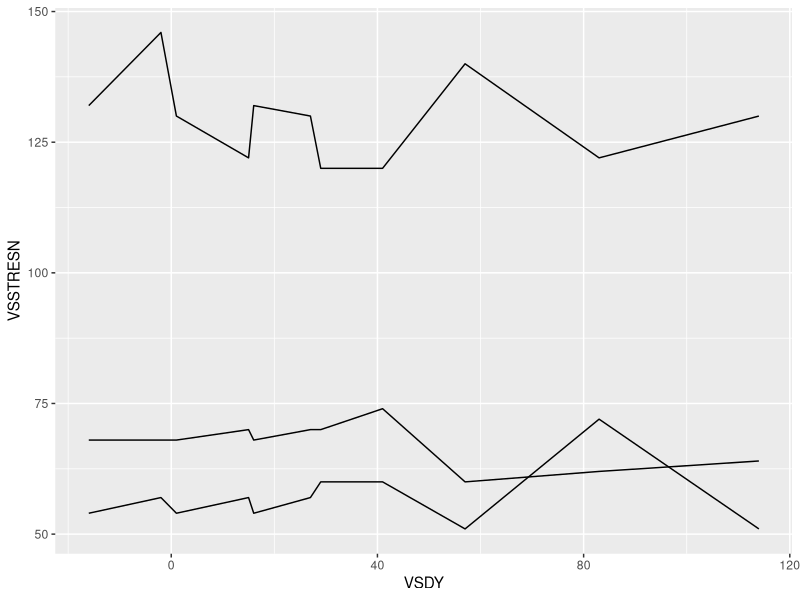
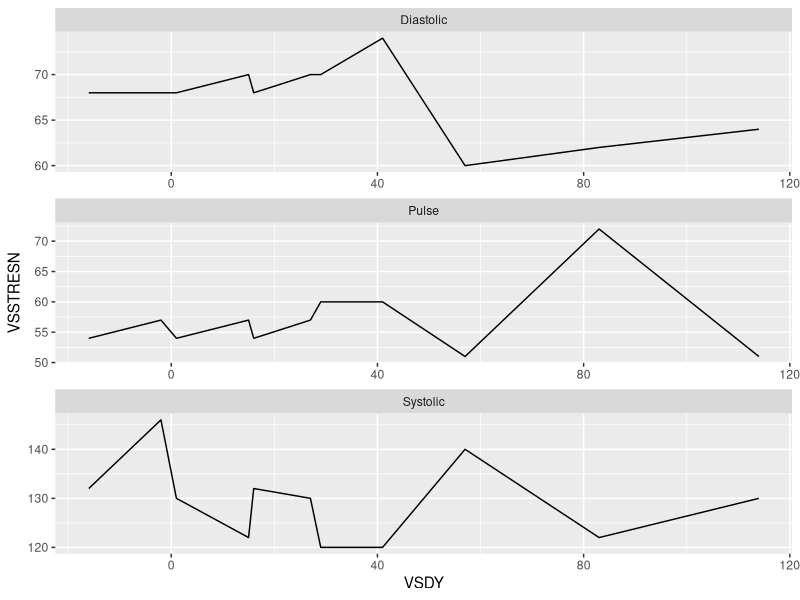
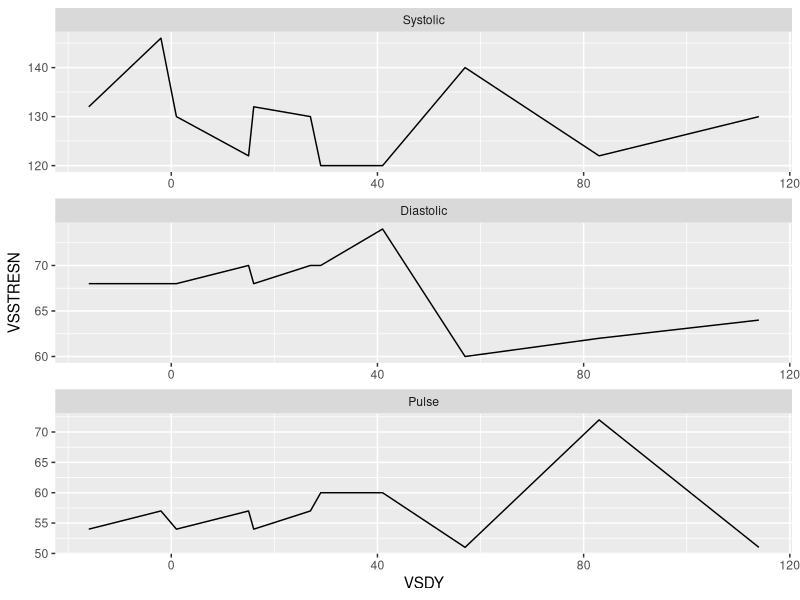
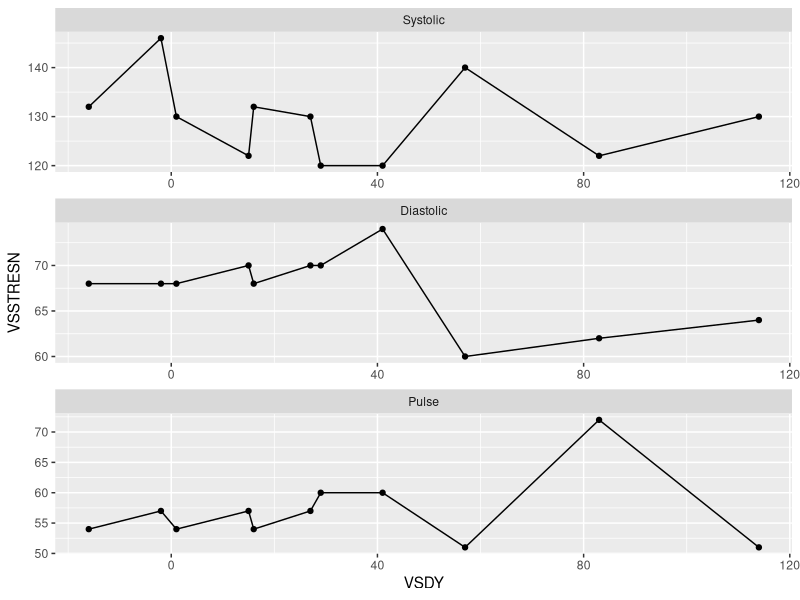
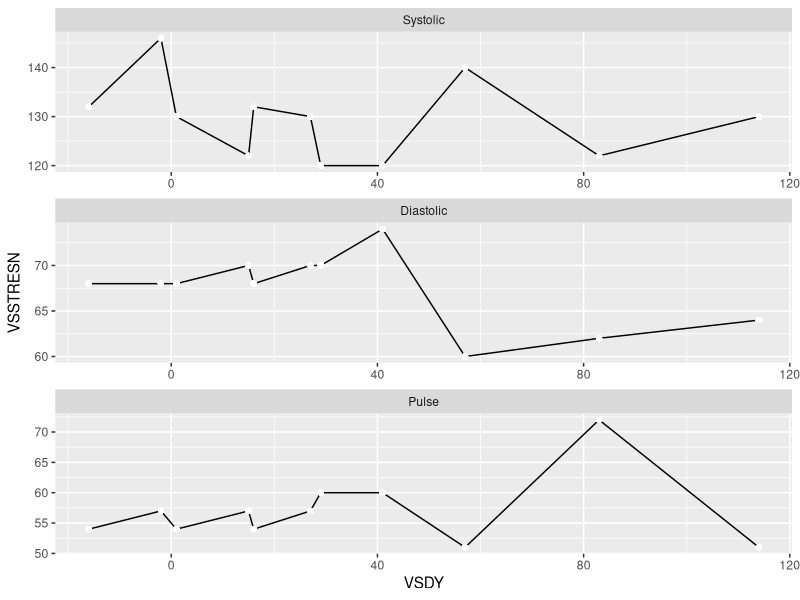
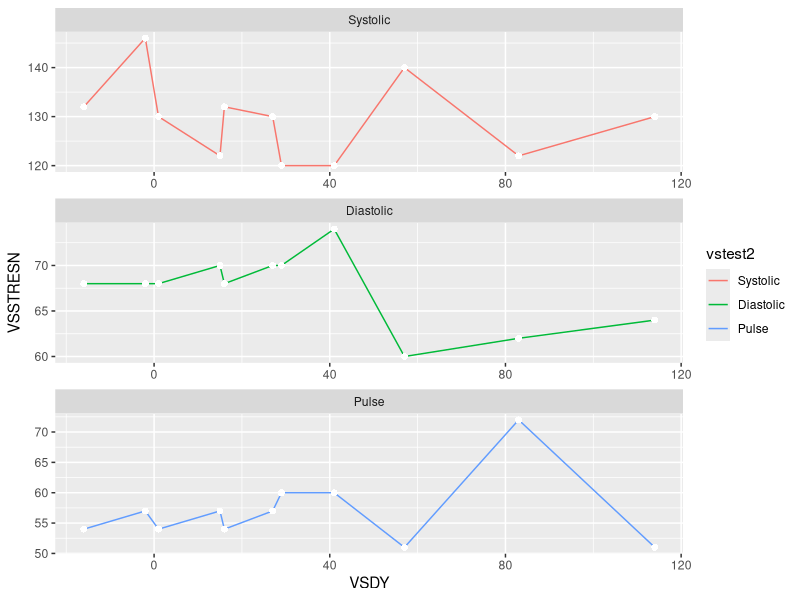
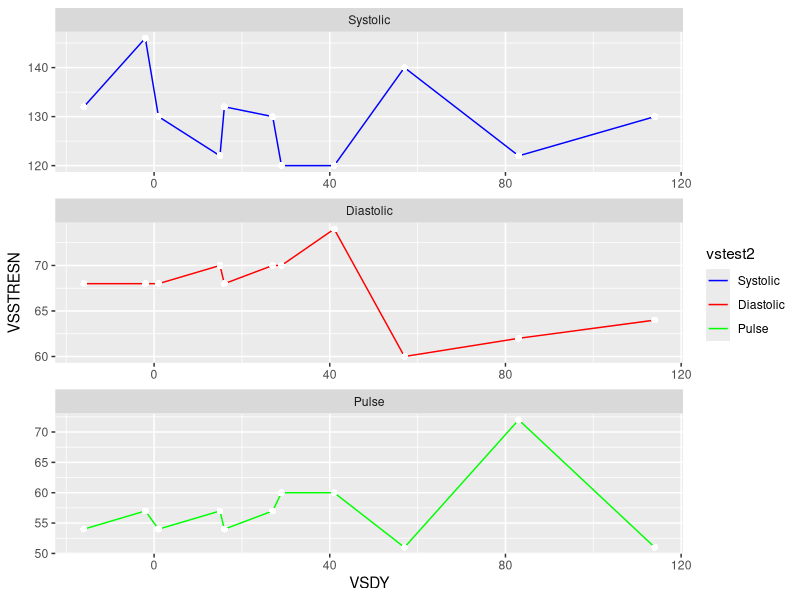
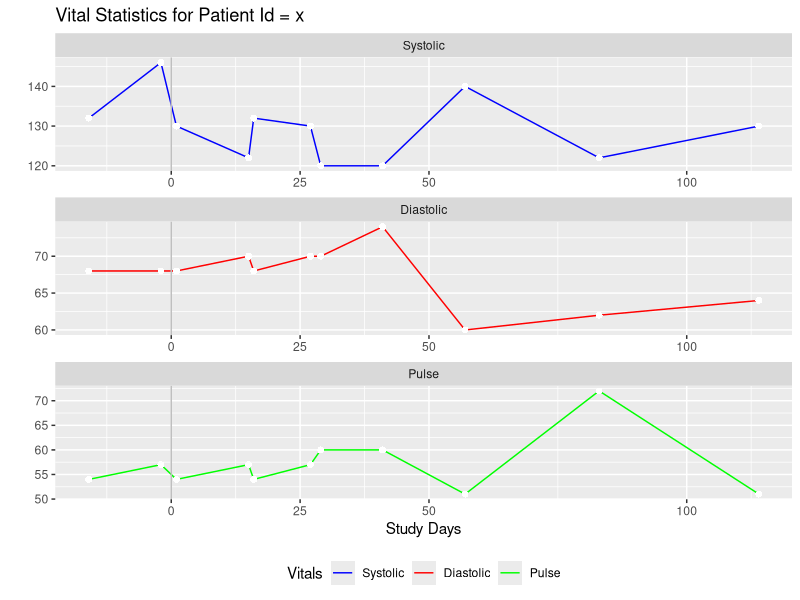

Recreate these plots in R, in order.
library(tidyverse)
library(ggplot2)

# Einlesen der Rohdaten aus dem Programm heraus.
CSV_text_string = "VSSTRESN, VSDY, vstest2, id
68, -16, 'Diastolic', 2
68, -2, 'Diastolic', 2
68, 1, 'Diastolic', 2
70, 15, 'Diastolic', 2
68, 16, 'Diastolic', 2
70, 27, 'Diastolic', 2
70, 29, 'Diastolic', 2
74, 41, 'Diastolic', 2
60, 57, 'Diastolic', 2
62, 83, 'Diastolic', 2
64, 114, 'Diastolic', 2
54, -16, 'Pulse', 3
57, -2, 'Pulse', 3
54, 1, 'Pulse', 3
57, 15, 'Pulse', 3
54, 16, 'Pulse', 3
57, 27, 'Pulse', 3
60, 29, 'Pulse', 3
60, 41, 'Pulse', 3
51, 57, 'Pulse', 3
72, 83, 'Pulse', 3
51, 114, 'Pulse', 3
132, -16, 'Systolic', 1
146, -2, 'Systolic', 1
130, 1, 'Systolic', 1
122, 15, 'Systolic', 1
132, 16, 'Systolic', 1
130, 27, 'Systolic', 1
120, 29, 'Systolic', 1
120, 41, 'Systolic', 1
140, 57, 'Systolic', 1
122, 83, 'Systolic', 1
130, 114, 'Systolic', 1
"

df = read.csv(text = CSV_text_string, header = TRUE, quote = "\'")
df$vstest2 <- trimws(df$vstest2)
head(df)
table(df$vstest2)

# Simpler Beginn und schrittweiser Aufbau.
plt <- ggplot(data = df, aes(x = VSDY, y = VSSTRESN, group = vstest2)) +
  geom_line() 
plt

# Gruppierung in unterschiedliche Zeichenflächen mit facet_wrap().
plt <- ggplot(data = df, aes(x = VSDY, y = VSSTRESN)) +
  geom_line() +
  facet_wrap(vstest2~., scales = "free", dir = "v")

plt

# Zur angepassten Sortierung werden die Strings der Labels in Faktoren umgewandelt.
df2 <- df
df2$vstest2 <- factor(df$vstest2, levels =  c("Systolic", "Diastolic", "Pulse"))
head(df2)
plt <- ggplot(data = df2, aes(x = VSDY, y = VSSTRESN)) +
  geom_line() +
  facet_wrap(vstest2~., scales = "free", dir = "v")

plt

# Punkte ergänzt
plt <- ggplot(data = df2, aes(x = VSDY, y = VSSTRESN)) +
  geom_line() +
  geom_point() +
  facet_wrap(vstest2~., scales = "free", dir = "v") 
plt

# Punkte benutzerdefiniert formatiert
# https://www.datanovia.com/en/blog/ggplot-point-shapes-best-tips/
plt <- ggplot(data = df2, aes(x = VSDY, y = VSSTRESN)) +
  geom_line() +
  geom_point(shape = 16, size = 2, color = "white") +
  facet_wrap(vstest2~., scales = "free", dir = "v") 
plt

# Linien farbig.
plt <- ggplot(data = df2, aes(x = VSDY, y = VSSTRESN, color = vstest2)) +
  geom_line() +
  geom_point(shape = 16, size = 2, color = "white") +
  facet_wrap(vstest2~., scales = "free", dir = "v") 
plt

# Linien benutzerdefiniert coloriert.
# http://www.sthda.com/english/wiki/ggplot2-colors-how-to-change-colors-automatically-and-manually
plt <- ggplot(data = df2, aes(x = VSDY, y = VSSTRESN, color = vstest2)) +
  geom_line() +
  geom_point(shape = 16, size = 2, color = "white") +
  facet_wrap(vstest2~., scales = "free", dir = "v") +
  scale_color_manual(breaks = c("Systolic", "Diastolic", "Pulse"),
                     values=c("blue", "red", "green"))
plt

# Beschriftungen und Lokalisation von Achsen und Legende anpassen
# Referenzlinie einzeichnen
# http://www.sthda.com/english/wiki/
# ggplot2-legend-easy-steps-to-change-the-position-and-the-appearance-of-a-graph-legend-in-r-software
# https://stackoverflow.com/questions/14622421/how-to-change-legend-title-in-ggplot

plt <- ggplot(data = df2, aes(x = VSDY, y = VSSTRESN, color = vstest2)) +
  geom_line() +
  geom_point(shape = 16, size = 2, color = "white") +
  geom_vline(xintercept = 0, color = "grey") +
  facet_wrap(vstest2~., scales = "free", dir = "v") +
  labs(color = "Vitals") +
  scale_color_manual(breaks = c("Systolic", "Diastolic", "Pulse"),
                     values=c("blue", "red", "green")) + 
  theme(legend.position="bottom") +
  scale_x_continuous(breaks = c(0, 25, 50, 100)) +
  xlab("Study Days") +
  ylab("") + 
  ggtitle("Vital Statistics for Patient Id = x")
plt


